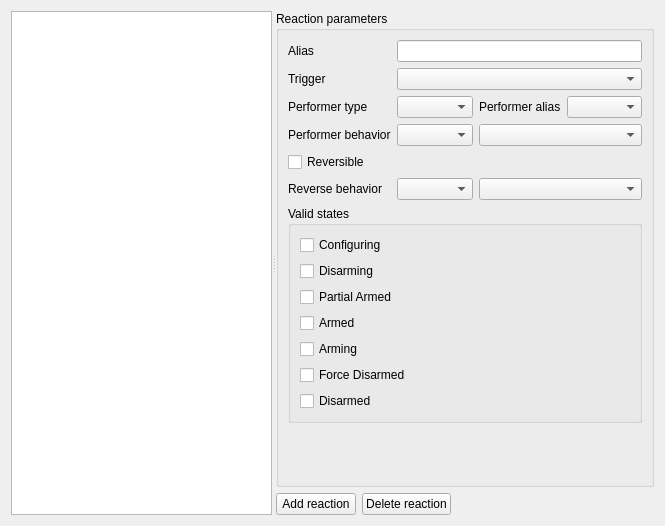
<?xml version="1.0" encoding="UTF-8"?>
<ui version="4.0">
 <class>ReactionsManager</class>
 <widget class="QWidget" name="ReactionsManager">
  <property name="geometry">
   <rect>
    <x>0</x>
    <y>0</y>
    <width>665</width>
    <height>526</height>
   </rect>
  </property>
  <property name="windowTitle">
   <string>Form</string>
  </property>
  <layout class="QGridLayout" name="gridLayout_2">
   <item row="0" column="0">
    <widget class="QSplitter" name="splitter_reactions">
     <property name="orientation">
      <enum>Qt::Horizontal</enum>
     </property>
     <property name="childrenCollapsible">
      <bool>false</bool>
     </property>
     <widget class="QListWidget" name="listWidget_reactions"/>
     <widget class="QWidget" name="gridLayoutWidget">
      <layout class="QGridLayout" name="gridLayout">
       <item row="0" column="0">
        <widget class="QGroupBox" name="groupBox_3">
         <property name="title">
          <string>Reaction parameters</string>
         </property>
         <layout class="QGridLayout" name="gridLayout_10">
          <item row="2" column="2">
           <widget class="QLabel" name="label_4">
            <property name="sizePolicy">
             <sizepolicy hsizetype="Fixed" vsizetype="Preferred">
              <horstretch>0</horstretch>
              <verstretch>0</verstretch>
             </sizepolicy>
            </property>
            <property name="text">
             <string>Performer alias</string>
            </property>
           </widget>
          </item>
          <item row="2" column="0">
           <widget class="QLabel" name="label_3">
            <property name="sizePolicy">
             <sizepolicy hsizetype="Fixed" vsizetype="Preferred">
              <horstretch>0</horstretch>
              <verstretch>0</verstretch>
             </sizepolicy>
            </property>
            <property name="text">
             <string>Performer type</string>
            </property>
           </widget>
          </item>
          <item row="7" column="1">
           <widget class="QComboBox" name="cmbx_reverse_performer_behavior_type"/>
          </item>
          <item row="6" column="0">
           <widget class="QCheckBox" name="chbx_reversible_flag">
            <property name="text">
             <string>Reversible</string>
            </property>
           </widget>
          </item>
          <item row="7" column="0">
           <widget class="QLabel" name="label_reverse_behavior">
            <property name="sizePolicy">
             <sizepolicy hsizetype="Fixed" vsizetype="Preferred">
              <horstretch>0</horstretch>
              <verstretch>0</verstretch>
             </sizepolicy>
            </property>
            <property name="text">
             <string>Reverse behavior</string>
            </property>
           </widget>
          </item>
          <item row="2" column="1">
           <widget class="QComboBox" name="cmbx_reaction_performer_type"/>
          </item>
          <item row="5" column="0">
           <widget class="QLabel" name="label_5">
            <property name="sizePolicy">
             <sizepolicy hsizetype="Fixed" vsizetype="Preferred">
              <horstretch>0</horstretch>
              <verstretch>0</verstretch>
             </sizepolicy>
            </property>
            <property name="text">
             <string>Performer behavior</string>
            </property>
           </widget>
          </item>
          <item row="0" column="0">
           <widget class="QLabel" name="label">
            <property name="sizePolicy">
             <sizepolicy hsizetype="Fixed" vsizetype="Preferred">
              <horstretch>0</horstretch>
              <verstretch>0</verstretch>
             </sizepolicy>
            </property>
            <property name="text">
             <string>Alias</string>
            </property>
           </widget>
          </item>
          <item row="5" column="1">
           <widget class="QComboBox" name="cmbx_reaction_performer_behavior_type"/>
          </item>
          <item row="1" column="0">
           <widget class="QLabel" name="label_6">
            <property name="sizePolicy">
             <sizepolicy hsizetype="Fixed" vsizetype="Preferred">
              <horstretch>0</horstretch>
              <verstretch>0</verstretch>
             </sizepolicy>
            </property>
            <property name="text">
             <string>Trigger</string>
            </property>
           </widget>
          </item>
          <item row="1" column="1" colspan="3">
           <widget class="QComboBox" name="cmbx_reaction_event"/>
          </item>
          <item row="7" column="2" colspan="2">
           <widget class="QComboBox" name="cmbx_reverse_performer_behavior_preset"/>
          </item>
          <item row="0" column="1" colspan="3">
           <widget class="QLineEdit" name="le_reaction_alias"/>
          </item>
          <item row="11" column="1">
           <spacer name="verticalSpacer_4">
            <property name="orientation">
             <enum>Qt::Vertical</enum>
            </property>
            <property name="sizeHint" stdset="0">
             <size>
              <width>20</width>
              <height>40</height>
             </size>
            </property>
           </spacer>
          </item>
          <item row="5" column="2" colspan="2">
           <widget class="QComboBox" name="cmbx_reaction_performer_behavior_preset"/>
          </item>
          <item row="2" column="3">
           <widget class="QComboBox" name="cmbx_reaction_performer_alias">
            <property name="sizePolicy">
             <sizepolicy hsizetype="Preferred" vsizetype="Fixed">
              <horstretch>0</horstretch>
              <verstretch>0</verstretch>
             </sizepolicy>
            </property>
           </widget>
          </item>
          <item row="8" column="0" rowspan="3" colspan="4">
           <widget class="QGroupBox" name="groupBox_valid_states">
            <property name="title">
             <string>Valid states</string>
            </property>
            <layout class="QVBoxLayout" name="verticalLayout">
             <item>
              <widget class="QCheckBox" name="chbx_state_configuring">
               <property name="text">
                <string>Configuring</string>
               </property>
              </widget>
             </item>
             <item>
              <widget class="QCheckBox" name="chbx_state_ad">
               <property name="text">
                <string>Disarming</string>
               </property>
              </widget>
             </item>
             <item>
              <widget class="QCheckBox" name="chbx_state_partial_armed">
               <property name="text">
                <string>Partial Armed</string>
               </property>
              </widget>
             </item>
             <item>
              <widget class="QCheckBox" name="chbx_state_armed">
               <property name="text">
                <string>Armed</string>
               </property>
              </widget>
             </item>
             <item>
              <widget class="QCheckBox" name="chbx_state_da">
               <property name="text">
                <string>Arming</string>
               </property>
              </widget>
             </item>
             <item>
              <widget class="QCheckBox" name="chbx_state_forced_disarmed">
               <property name="text">
                <string>Force Disarmed</string>
               </property>
              </widget>
             </item>
             <item>
              <widget class="QCheckBox" name="chbx_state_disarmed">
               <property name="text">
                <string>Disarmed</string>
               </property>
              </widget>
             </item>
            </layout>
           </widget>
          </item>
         </layout>
        </widget>
       </item>
       <item row="1" column="0">
        <layout class="QHBoxLayout" name="horizontalLayout">
         <item>
          <widget class="QPushButton" name="btn_add_apply">
           <property name="text">
            <string>Add reaction</string>
           </property>
          </widget>
         </item>
         <item>
          <widget class="QPushButton" name="btn_del_cancel">
           <property name="text">
            <string>Delete reaction</string>
           </property>
          </widget>
         </item>
         <item>
          <spacer name="horizontalSpacer">
           <property name="orientation">
            <enum>Qt::Horizontal</enum>
           </property>
           <property name="sizeHint" stdset="0">
            <size>
             <width>40</width>
             <height>20</height>
            </size>
           </property>
          </spacer>
         </item>
        </layout>
       </item>
      </layout>
     </widget>
    </widget>
   </item>
  </layout>
 </widget>
 <tabstops>
  <tabstop>listWidget_reactions</tabstop>
  <tabstop>le_reaction_alias</tabstop>
  <tabstop>cmbx_reaction_event</tabstop>
  <tabstop>cmbx_reaction_performer_type</tabstop>
  <tabstop>cmbx_reaction_performer_alias</tabstop>
  <tabstop>cmbx_reaction_performer_behavior_type</tabstop>
  <tabstop>cmbx_reaction_performer_behavior_preset</tabstop>
  <tabstop>chbx_reversible_flag</tabstop>
  <tabstop>cmbx_reverse_performer_behavior_type</tabstop>
  <tabstop>cmbx_reverse_performer_behavior_preset</tabstop>
  <tabstop>chbx_state_configuring</tabstop>
  <tabstop>chbx_state_ad</tabstop>
  <tabstop>chbx_state_partial_armed</tabstop>
  <tabstop>chbx_state_armed</tabstop>
  <tabstop>chbx_state_da</tabstop>
  <tabstop>chbx_state_forced_disarmed</tabstop>
  <tabstop>chbx_state_disarmed</tabstop>
  <tabstop>btn_add_apply</tabstop>
  <tabstop>btn_del_cancel</tabstop>
 </tabstops>
 <resources/>
 <connections/>
</ui>
